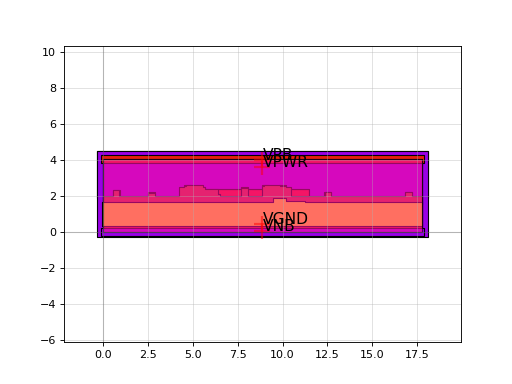

Here is the Python script that generated this plot:
import sky130

c = sky130.components.sky130_fd_sc_hvl__dfsbp_1()
c.plot()
